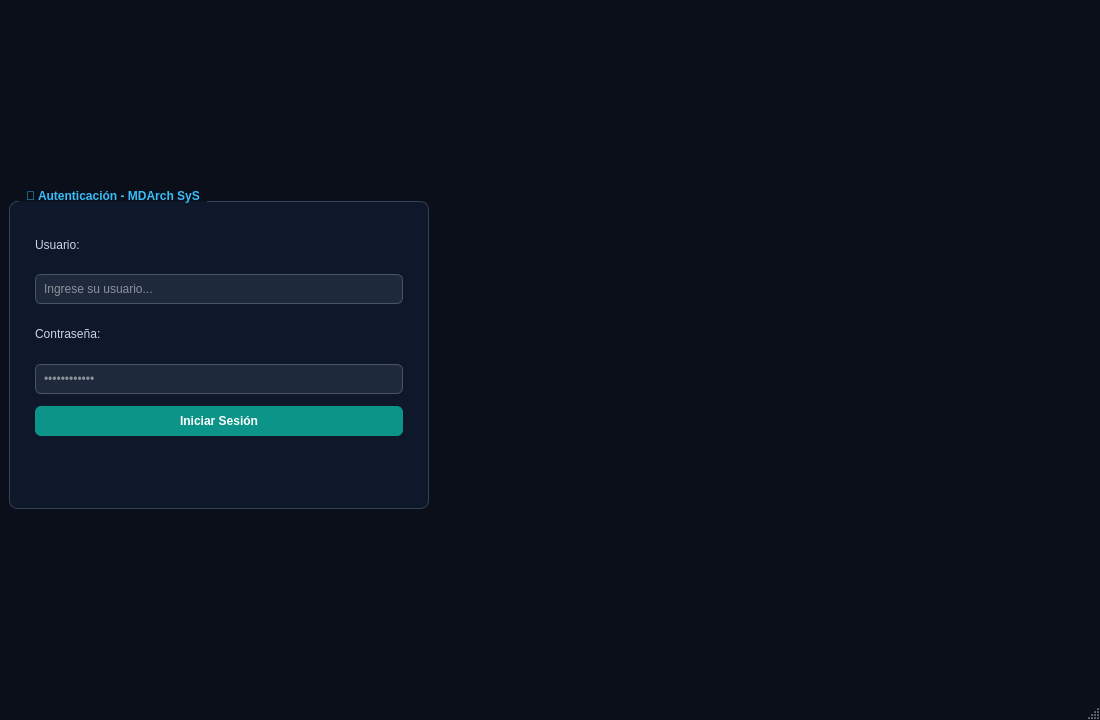
<?xml version="1.0" encoding="UTF-8"?>
<ui version="4.0">
 <class>MainWindow</class>
 <widget class="QMainWindow" name="MainWindow">
  <property name="geometry">
   <rect>
    <x>0</x>
    <y>0</y>
    <width>1100</width>
    <height>720</height>
   </rect>
  </property>
  <property name="windowTitle">
   <string>MDArch - SyS | Forense Digital &amp; Analizador de Metadatos</string>
  </property>
  <property name="styleSheet">
   <string notr="true">
    QMainWindow {
      background-color: #0b0f19;
      color: #e2e8f0;
      font-family: 'Segoe UI', Tahoma, Geneva, Verdana, sans-serif;
    }
    QWidget {
      color: #cbd5e1;
    }
    /* Estilo del Menú Izquierdo */
    QListWidget#menuList {
      background-color: #0f172a;
      border: 1px solid #1e293b;
      border-radius: 8px;
      padding: 5px;
      outline: 0px;
    }
    QListWidget#menuList::item {
      color: #94a3b8;
      padding: 12px 15px;
      margin-bottom: 5px;
      border-radius: 6px;
      font-weight: bold;
    }
    QListWidget#menuList::item:selected {
      background-color: #0284c7;
      color: #ffffff;
    }
    QListWidget#menuList::item:hover {
      background-color: #1e293b;
      color: #38bdf8;
    }
    /* Botón de Cerrar Sesión */
    QPushButton#btnLogout {
      background-color: #7f1d1d;
      color: #fca5a5;
      border-radius: 6px;
      font-weight: bold;
      padding: 10px;
      border: 1px solid #991b1b;
    }
    QPushButton#btnLogout:hover {
      background-color: #991b1b;
      color: #ffffff;
    }
    QGroupBox {
      border: 1px solid #334155;
      border-radius: 8px;
      margin-top: 12px;
      font-weight: bold;
      color: #38bdf8;
      background-color: #0f172a;
    }
    QGroupBox::title {
      subcontrol-origin: margin;
      left: 10px;
      padding: 0 5px;
    }
    QLineEdit, QTextEdit, QComboBox {
      background-color: #1e293b;
      border: 1px solid #475569;
      border-radius: 6px;
      color: #f8fafc;
      padding: 6px;
    }
    QLineEdit:focus, QTextEdit:focus, QComboBox:focus {
      border: 1px solid #06b6d4;
    }
    QPushButton {
      background-color: #0284c7;
      color: #ffffff;
      border-radius: 6px;
      font-weight: bold;
      padding: 8px 16px;
    }
    QPushButton:hover {
      background-color: #0369a1;
    }
    QPushButton#btnLogin {
      background-color: #0d9488;
    }
    QPushButton#btnLogin:hover {
      background-color: #0f766e;
    }
    QTableWidget {
      background-color: #020617;
      gridline-color: #1e293b;
      border: 1px solid #1e293b;
      color: #22c55e;
      font-family: 'Consolas', 'Courier New', monospace;
    }
    QHeaderView::section {
      background-color: #1e293b;
      color: #f8fafc;
      padding: 4px;
      font-weight: bold;
      border: 1px solid #334155;
    }
   </string>
  </property>
  <widget class="QWidget" name="centralwidget">
   <layout class="QVBoxLayout" name="verticalLayoutMainContainer">
    <property name="leftMargin"><number>0</number></property>
    <property name="topMargin"><number>0</number></property>
    <property name="rightMargin"><number>0</number></property>
    <property name="bottomMargin"><number>0</number></property>
    <item>
     <widget class="QStackedWidget" name="stackedMain">
      <property name="currentIndex"><number>0</number></property>
      
      <!-- CAPA 0: PANTALLA DE LOGIN (Cubre todo) -->
      <widget class="QWidget" name="pageLogin">
       <layout class="QVBoxLayout" name="vLayoutLoginContainer">
        <item>
         <spacer name="spacerTopLogin">
          <property name="orientation"><enum>Qt::Vertical</enum></property>
          <property name="sizeHint" stdset="0"><size><width>20</width><height>40</height></size></property>
         </spacer>
        </item>
        <item align="Qt::AlignCenter">
         <widget class="QGroupBox" name="groupLogin">
          <property name="minimumSize">
           <size><width>420</width><height>320</height></size>
          </property>
          <property name="maximumSize">
           <size><width>420</width><height>320</height></size>
          </property>
          <property name="title">
           <string>🔑 Autenticación - MDArch SyS</string>
          </property>
          <layout class="QVBoxLayout" name="vLayoutForm">
           <property name="spacing"><number>12</number></property>
           <property name="leftMargin"><number>25</number></property>
           <property name="topMargin"><number>25</number></property>
           <property name="rightMargin"><number>25</number></property>
           <property name="bottomMargin"><number>25</number></property>
           <item>
            <widget class="QLabel" name="UserLabel">
             <property name="text"><string>Usuario:</string></property>
            </widget>
           </item>
           <item>
            <widget class="QLineEdit" name="textUser">
             <property name="placeholderText"><string>Ingrese su usuario...</string></property>
            </widget>
           </item>
           <item>
            <widget class="QLabel" name="PassLabel">
             <property name="text"><string>Contraseña:</string></property>
            </widget>
           </item>
           <item>
            <widget class="QLineEdit" name="textPass">
             <property name="echoMode"><enum>QLineEdit::Password</enum></property>
             <property name="placeholderText"><string>••••••••••••</string></property>
            </widget>
           </item>
           <item>
            <widget class="QPushButton" name="btnLogin">
             <property name="text"><string>Iniciar Sesión</string></property>
            </widget>
           </item>
           <item>
            <widget class="QLabel" name="lblLoginMsg">
             <property name="styleSheet"><string>color: #ef4444; font-weight: bold;</string></property>
             <property name="text"><string/></property>
             <property name="alignment"><set>Qt::AlignCenter</set></property>
            </widget>
           </item>
          </layout>
         </widget>
        </item>
        <item>
         <spacer name="spacerBottomLogin">
          <property name="orientation"><enum>Qt::Vertical</enum></property>
          <property name="sizeHint" stdset="0"><size><width>20</width><height>40</height></size></property>
         </spacer>
        </item>
       </layout>
      </widget>

      <!-- CAPA 1: DASHBOARD PRINCIPAL (Menú Izquierdo + Contenido) -->
      <widget class="QWidget" name="pageDashboard">
       <layout class="QHBoxLayout" name="hLayoutDashboardMain">
        <property name="leftMargin"><number>10</number></property>
        <property name="topMargin"><number>10</number></property>
        <property name="rightMargin"><number>10</number></property>
        <property name="bottomMargin"><number>10</number></property>
        
        <!-- MENÚ LATERAL IZQUIERDO -->
        <item>
         <layout class="QVBoxLayout" name="vLayoutSidebar">
          <item>
           <widget class="QLabel" name="lblMenuTitle">
            <property name="font">
             <font><pointsize>11</pointsize><weight>75</weight><bold>true</bold></font>
            </property>
            <property name="styleSheet"><string>color: #38bdf8; padding: 5px;</string></property>
            <property name="text"><string>⚡ MDArch Panel</string></property>
           </widget>
          </item>
          <item>
           <widget class="QListWidget" name="menuList">
            <property name="maximumWidth">
             <size><width>220</width><height>16777215</height></size>
            </property>
            <item><property name="text"><string>📂 Cargar Muestra</string></property></item>
            <item><property name="text"><string>🛡️ Análisis MITRE ATT&amp;CK</string></property></item>
            <item><property name="text"><string>💻 Visor Hex / Binario</string></property></item>
           </widget>
          </item>
          <item>
           <widget class="QPushButton" name="btnLogout">
            <property name="text"><string>🚪 Cerrar Sesión</string></property>
           </widget>
          </item>
         </layout>
        </item>

        <!-- CONTENEDOR DERECHO DE LAS VISTAS -->
        <item>
         <widget class="QStackedWidget" name="stackedContent">
          <property name="currentIndex"><number>0</number></property>
          
          <!-- VISTA 1: CARGAR MUESTRA -->
          <widget class="QWidget" name="subTabUpload">
           <layout class="QVBoxLayout" name="vLayoutUpload">
            <item>
             <widget class="QGroupBox" name="groupConfig">
              <property name="title"><string>Selección de Tipo de Archivo y Motor C/Python</string></property>
              <layout class="QFormLayout" name="formLayoutConfig">
               <item row="0" column="0"><widget class="QLabel" name="lblFileType"><property name="text"><string>Tipo de Archivo Preestablecido:</string></property></widget></item>
               <item row="0" column="1">
                <widget class="QComboBox" name="comboFileType">
                 <item><property name="text"><string>PDF Document (.pdf)</string></property></item>
                 <item><property name="text"><string>Executable File (.exe)</string></property></item>
                 <item><property name="text"><string>PNG Image (.png)</string></property></item>
                </widget>
               </item>
               <item row="1" column="0"><widget class="QLabel" name="lblFilePath"><property name="text"><string>Ruta del Archivo / Muestra:</string></property></widget></item>
               <item row="1" column="1">
                <layout class="QHBoxLayout" name="hLayoutPath">
                 <item><widget class="QLineEdit" name="txtFilePath"><property name="placeholderText"><string>Ejemplo: documento.pdf.exe</string></property></widget></item>
                 <item><widget class="QPushButton" name="btnBrowse"><property name="text"><string>Buscar...</string></property></widget></item>
                </layout>
               </item>
              </layout>
             </widget>
            </item>
            <item>
             <widget class="QGroupBox" name="groupPreset">
              <property name="title"><string>Presets de Muestras Registradas (Caso de Estudio)</string></property>
              <layout class="QVBoxLayout" name="vLayoutPreset">
               <item><widget class="QPushButton" name="btnLoadSample"><property name="styleSheet"><string>background-color: #334155; color: #38bdf8;</string></property><property name="text"><string>Cargar Muestra Sospechosa: "documento.pdf.exe"</string></property></widget></item>
               <item><widget class="QPushButton" name="btnRunAnalysis"><property name="styleSheet"><string>background-color: #059669; font-size: 14px;</string></property><property name="text"><string>🚀 Ejecutar Extractor Binario en C &amp; Módulo Python</string></property></widget></item>
              </layout>
             </widget>
            </item>
            <item><spacer name="spacerUpload"><property name="orientation"><enum>Qt::Vertical</enum></property><property name="sizeHint" stdset="0"><size><width>20</width><height>40</height></size></property></spacer></item>
           </layout>
          </widget>

          <!-- VISTA 2: ANÁLISIS FORENSE & MITRE ATT&CK -->
          <widget class="QWidget" name="subTabDashboard">
           <layout class="QVBoxLayout" name="vLayoutDashboard">
            <item>
             <widget class="QGroupBox" name="groupMitre">
              <property name="styleSheet"><string>QGroupBox { border: 2px solid #ef4444; background-color: #18080a; }</string></property>
              <property name="title"><string>🚨 Alerta Forense &amp; Mapeo MITRE ATT&amp;CK</string></property>
              <layout class="QVBoxLayout" name="vLayoutMitre">
               <item><widget class="QLabel" name="lblMitreTactica"><property name="styleSheet"><string>color: #f87171; font-weight: bold; font-size: 14px;</string></property><property name="text"><string>Táctica: Defense Evasion (TA0005)</string></property></widget></item>
               <item><widget class="QLabel" name="lblMitreTecnica"><property name="styleSheet"><string>color: #fca5a5; font-weight: bold;</string></property><property name="text"><string>Técnica: T1036.001 - Masquerading: Invalid Code Signature / Extension</string></property></widget></item>
               <item><widget class="QLabel" name="lblMitreDesc"><property name="styleSheet"><string>color: #e2e8f0;</string></property><property name="text"><string>Descripción: El archivo oculta su formato ejecutable real bajo una extensión de documento no ejecutable.</string></property><property name="wordWrap"><bool>true</bool></property></widget></item>
              </layout>
             </widget>
            </item>
            <item>
             <widget class="QGroupBox" name="groupHeaders">
              <property name="title"><string>Análisis de Cabeceras (Módulo C / Python)</string></property>
              <layout class="QFormLayout" name="formLayoutHeaders">
               <item row="0" column="0"><widget class="QLabel" name="lblExtReal"><property name="text"><string>Extensión Real (Magic Bytes):</string></property></widget></item>
               <item row="0" column="1"><widget class="QLabel" name="valExtReal"><property name="styleSheet"><string>color: #ef4444; font-weight: bold;</string></property><property name="text"><string>.exe (MZ/PE Header Detected)</string></property></widget></item>
               <item row="1" column="0"><widget class="QLabel" name="lblExtDecl"><property name="text"><string>Extensión Declarada:</string></property></widget></item>
               <item row="1" column="1"><widget class="QLabel" name="valExtDecl"><property name="styleSheet"><string>color: #f59e0b;</string></property><property name="text"><string>.pdf</string></property></widget></item>
               <item row="2" column="0"><widget class="QLabel" name="lblAnomalia"><property name="text"><string>Anomalía Detectada:</string></property></widget></item>
               <item row="2" column="1"><widget class="QLabel" name="valAnomalia"><property name="styleSheet"><string>color: #ef4444; font-weight: bold;</string></property><property name="text"><string>Sí (DISCREPANCIA GRAVE DE FORMATO)</string></property></widget></item>
              </layout>
             </widget>
            </item>
           </layout>
          </widget>

          <!-- VISTA 3: VISOR HEXADECIMAL Y BINARIO -->
          <widget class="QWidget" name="subTabHexViewer">
           <layout class="QVBoxLayout" name="vLayoutHex">
            <item><widget class="QLabel" name="lblHexInfo"><property name="text"><string>Volcado Binario/Hexadecimal extraído por el ejecutable en C:</string></property></widget></item>
            <item>
             <widget class="QTableWidget" name="tblHexDump">
              <property name="columnCount"><number>3</number></property>
              <column><property name="text"><string>Offset</string></property></column>
              <column><property name="text"><string>Hexadecimal Bytes</string></property></column>
              <column><property name="text"><string>ASCII / Decoded</string></property></column>
             </widget>
            </item>
            <item>
             <widget class="QGroupBox" name="groupBinary">
              <property name="title"><string>Flujo Binario Bruto (Raw Bits)</string></property>
              <layout class="QVBoxLayout" name="vLayoutRawBits">
               <item>
                <widget class="QTextEdit" name="txtBinaryStream">
                 <property name="readOnly"><bool>true</bool></property>
                 <property name="font"><font><family>Consolas</family><pointsize>10</pointsize></font></property>
                 <property name="html"><string>&lt;html&gt;&lt;body&gt;&lt;span style=" color:#22c55e;"&gt;01001101 01011010 01010000 00000000 00000011 00000000 00000000 00000000&lt;/span&gt;&lt;/body&gt;&lt;/html&gt;</string></property>
                </widget>
               </item>
              </layout>
             </widget>
            </item>
           </layout>
          </widget>

         </widget>
        </item>
       </layout>
      </widget>

     </widget>
    </item>
   </layout>
  </widget>
  <widget class="QStatusBar" name="statusbar"/>
 </widget>
 <resources/>
</ui>
